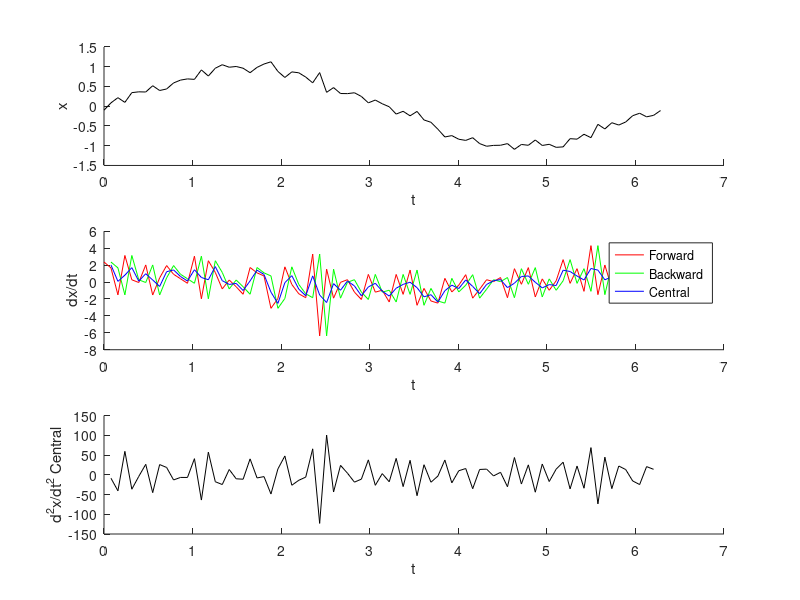

The MATLAB script that drew this image:
clear all; close all; clc

% load data from the displacement file
data = load('displacement.mat');

% extract dixplacement x and associated times t from datafile
x = data.x; 
t = data.t; 
n = length(t);
h = t(2) - t(1);


% determine forward diff approximation for dx/dt
dxdt_f = NaN(1, n);
dxdt_f(1, 1:n-1) = (x(2:n) - x(1:n-1)) ./ h; 

%determine backward diff approximation for dx/dt
dxdt_b = NaN(1, n);
dxdt_b(1, 2:n) = (x(2:n) - x(1:n-1)) ./ h; 

% determine central difference approx for dx/dt
dxdt_c = NaN(1, n);
dxdt_c(1, 2:n-1) = (x(3:n) - x(1:n-2)) ./ (2*h);


% determine central diff approximation for d2x/dt2 (second deriv)
d2xdt2_c = NaN(1, n);
d2xdt2_c(1, 2:n-1) = (x(3:n) + x(1:n-2) - 2*x(2:n-1)) ./ (h^2);


% Plotting
figure(1); clf; hold on
subplot(3, 1, 1); hold on % subplot m=3 rows, n=1 col, referring to row=1
plot(t, x, 'k')
xlabel('t')
ylabel('x')

subplot(3, 1, 2); hold on % subplot: m=3 rows, n=1 col, referring to row=2
plot(t, dxdt_f, 'r') % forward
plot(t, dxdt_b, 'g') % backward
plot(t, dxdt_c, 'b') % central 
xlabel('t')
ylabel('dx/dt')
legend('Forward', 'Backward', 'Central')

subplot(3, 1, 3); hold on % 3 rows, 1 col, referring to third row plot
plot(t, d2xdt2_c, 'k')
xlabel('t')
ylabel('d^2x/dt^2 Central')